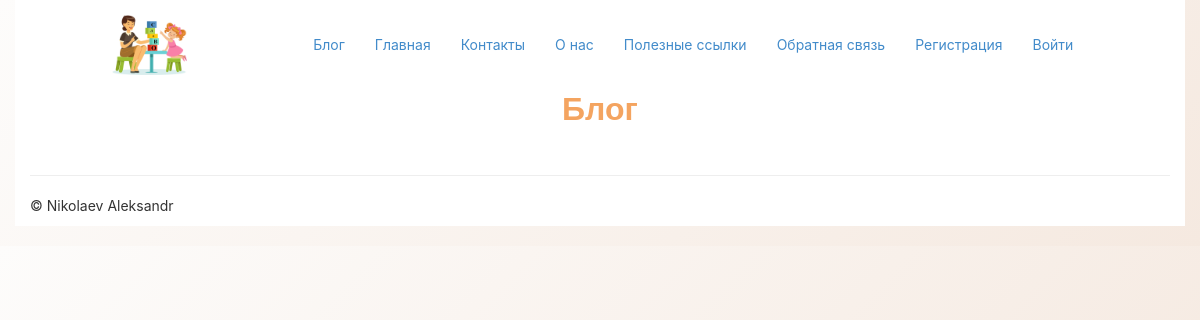
Page /blog/ on the earlier database version.
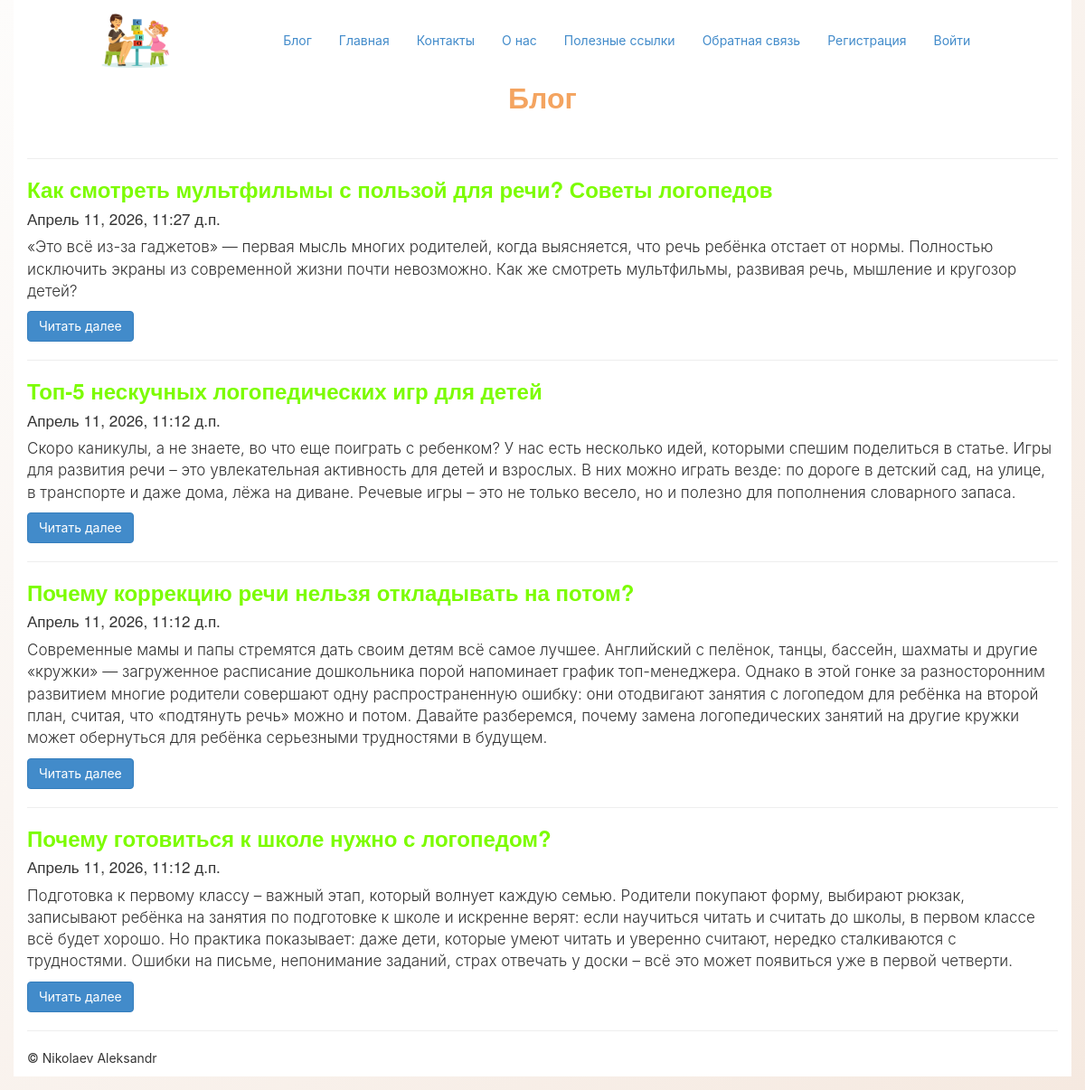
Same page on the later database version.
### app/models.py (models this page shows, shortened)
class Blog(models.Model):
    title = models.CharField(max_length=100, unique_for_date = "posted", verbose_name="Заголовок")
    description = models.TextField(verbose_name="Краткое содержание")
    content = models.TextField(verbose_name="Полное содержание")
    posted = models.DateTimeField(default=datetime.now, db_index = True, verbose_name= "Опубликована")
    author = models.ForeignKey(User, null = True, blank = True, on_delete = models.SET_NULL, verbose_name="Автор")
    image = models.FileField(default = 'temp.jpg', verbose_name = "Путь к картинке")
    class Meta:
        db_table = "Posts"
        ordering = ["-posted"]
        verbose_name = "статья блога"
        verbose_name_plural = "cтатья блога"

### app/views.py (the view)
# urls.py: path('blog/', views.blog, name='blog'),
def blog(request):
    assert isinstance(request, HttpRequest)
    posts = Blog.objects.all()
    return render(
        request,
            'app/blog.html',
            {
                'title':'Блог',
                'posts': posts,
                'year': datetime.now().year,
            }
        )

### app/templates/app/blog.html
{% extends "app/layout.html" %}
{% load staticfiles %}
{% block content %}
<link rel="stylesheet" type="text/css" href="{% static 'app/content/bootstrap.min.css' %}" />
<link rel="stylesheet" type="text/css" href="{% static 'app/content/site.css' %}" />
<h2 class="title">{{ title }}</h2>
<br />
{% for post in posts %}
<hr />
<div class="">
    <h2 class="subtitle"> {{post.title}} </h2>
    <h4 class="description"> {{post.posted}} </h4>
    <p class="description"> {{post.description}} </p>
    <a class="btn btn-primary" href="{% url 'blogpost' parametr=post.id %}"> Читать далее </a>
</div>
{% endfor %}
{% endblock %}

### app/templates/app/layout.html (shortened to what this page needs)
<!DOCTYPE html>
<html>
<head>
    {% load staticfiles %}
    <link rel="stylesheet" type="text/css" href="{% static 'app/content/bootstrap.min.css' %}" />
    <link rel="stylesheet" type="text/css" href="{% static 'app/content/site.css' %}" />
</head>
<body>
    <div class="navbar  navbar-fixed-top">
        <div class="container menu">
            <a href="/" class="navbar-brand"> <img class ="img" src="{% static 'app/content/Логотип.png' %}" alt="logo" /> </a>
            <div class="navbar-collapse collapse">
                <ul class="nav navbar-nav ">
                    <li><a href="{% url 'blog' %}">Блог</a></li>
                    <li><a href="{% url 'home' %}">Главная</a></li>
                    <li><a href="{% url 'contact' %}">Контакты</a></li>
                    <li><a href="{% url 'about' %}">О нас</a></li>
                    <li><a href="{% url 'link' %}">Полезные ссылки</a></li>
                    <li><a href="{% url 'pool' %}">Обратная связь</a></li>
                    {% if not user.is_authenticated %}
                    <li><a href="{% url 'registration' %}">Регистрация</a></li>
                    {% endif %}
                </ul>
                {% include 'app/loginpartial.html' %}
            </div>
        </div>
    </div>
    <div class="container body-content">
    {% block content %}{% endblock %}
            <hr/>
            <footer>
                <p>&copy; Nikolaev Aleksandr</p>
            </footer>
        </div>
</body>
</html>

### app/templates/app/loginpartial.html
﻿{% if user.is_authenticated %}
<form id="logoutForm" action="/logout/" method="post" class="navbar-right">
    {% csrf_token %}
    <ul class="nav navbar-nav navbar-right">
        <li><span class="navbar-brand">Привет {{ user.username }}!</span></li>
        <li><a href="javascript:document.getElementById('logoutForm').submit()">Выйти</a></li>
    </ul>
</form>
{% else %}
<ul class="nav navbar-nav navbar-right">
    <li><a href="{% url 'login' %}">Войти</a></li>
</ul>
{% endif %}

### app/static/app/content/site.css (style rules this page uses)
* { margin: 0; padding: 0; box-sizing: border-box; font-family: -apple-system, BlinkMacSystemFont, 'Segoe UI', Roboto, Oxygen, Ubuntu, Cantarell, sans-serif; }
body { padding-top: 80px; padding-bottom: 20px; background: linear-gradient( 135deg, #fdfcfb 0%, #f5e9e0 100%) }
.body-content { padding-left: 15px; padding-right: 15px; }
.img { width: 75px; }
.container { background: white; }
.title { font-size: 32px; font-weight: 900; text-align: center; margin: 10px 0; color: sandybrown; }
.subtitle { font-size: 24px; font-weight: 700; margin: 10px 0; color: lawngreen; }
.description { font-weight: 300; font-size: 17px; text-align: justify-all; }
ul { list-style: none; padding-left: 0; }
.menu { display: flex; align-items: center; justify-content: space-between; }

Differences in the rows shown:
added Blog: title "Как смотреть мультфильмы с пользой для речи? Советы логопедов", posted "Апрель 11, 2026, 11:27 д.п.", description "«Это всё из-за гаджетов» ― первая мысль многих родителей, когда выясняется, что речь ребёнка отстает от нормы. Полностью исключить экраны из современной жизни почти невозможно. Как же смотреть мультфильмы, развивая речь, мышление и кругозор детей?"
added Blog: title "Топ-5 нескучных логопедических игр для детей", posted "Апрель 11, 2026, 11:12 д.п.", description "Скоро каникулы, а не знаете, во что еще поиграть с ребенком? У нас есть несколько идей, которыми спешим поделиться в статье. Игры для развития речи – это увлекательная активность для детей и взрослых. В них можно играть везде: по дороге в детский сад, на улице, в транспорте и даже дома, лёжа на диване. Речевые игры – это не только весело, но и полезно для пополнения словарного запаса."
added Blog: title "Почему коррекцию речи нельзя откладывать на потом?", posted "Апрель 11, 2026, 11:12 д.п.", description "Современные мамы и папы стремятся дать своим детям всё самое лучшее. Английский с пелёнок, танцы, бассейн, шахматы и другие «кружки» — загруженное расписание дошкольника порой напоминает график топ-менеджера. Однако в этой гонке за разносторонним развитием многие родители совершают одну распространенную ошибку: они отодвигают занятия с логопедом для ребёнка на второй план, считая, что «подтянуть речь» можно и потом. Давайте разберемся, почему замена логопедических занятий на другие кружки может обернуться для ребёнка серьезными трудностями в будущем."
added Blog: title "Почему готовиться к школе нужно с логопедом?", posted "Апрель 11, 2026, 11:12 д.п.", description "Подготовка к первому классу – важный этап, который волнует каждую семью. Родители покупают форму, выбирают рюкзак, записывают ребёнка на занятия по подготовке к школе и искренне верят: если научиться читать и считать до школы, в первом классе всё будет хорошо. Но практика показывает: даже дети, которые умеют читать и уверенно считают, нередко сталкиваются с трудностями. Ошибки на письме, непонимание заданий, страх отвечать у доски – всё это может появиться уже в первой четверти."
